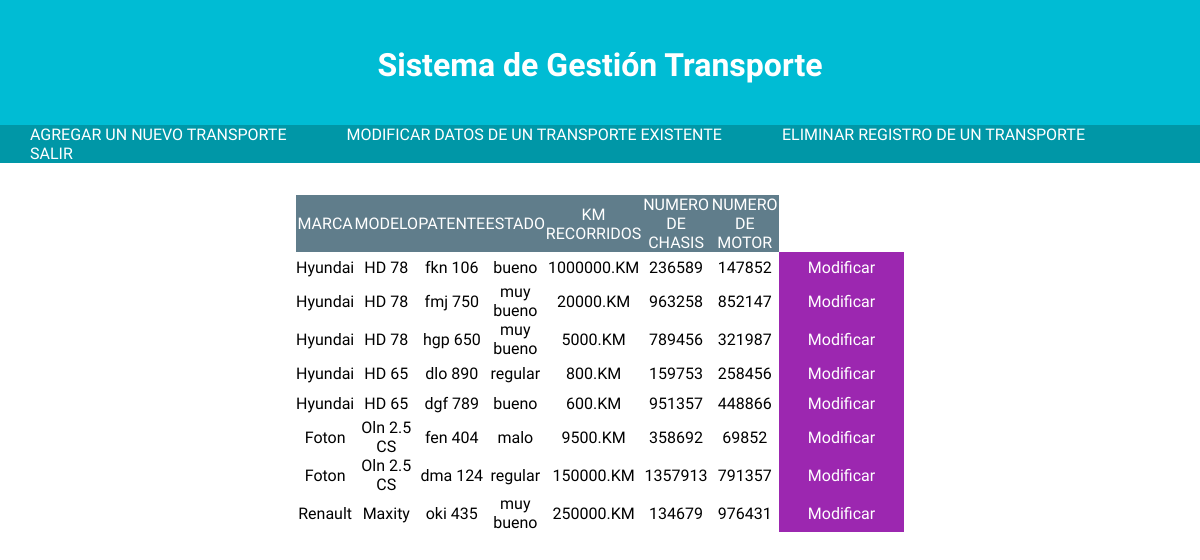
Page /Web/php/ADMINISTRADOR/GESTION/TRANSPORTES/modificar_transportes.php (signed in) on the earlier database version.
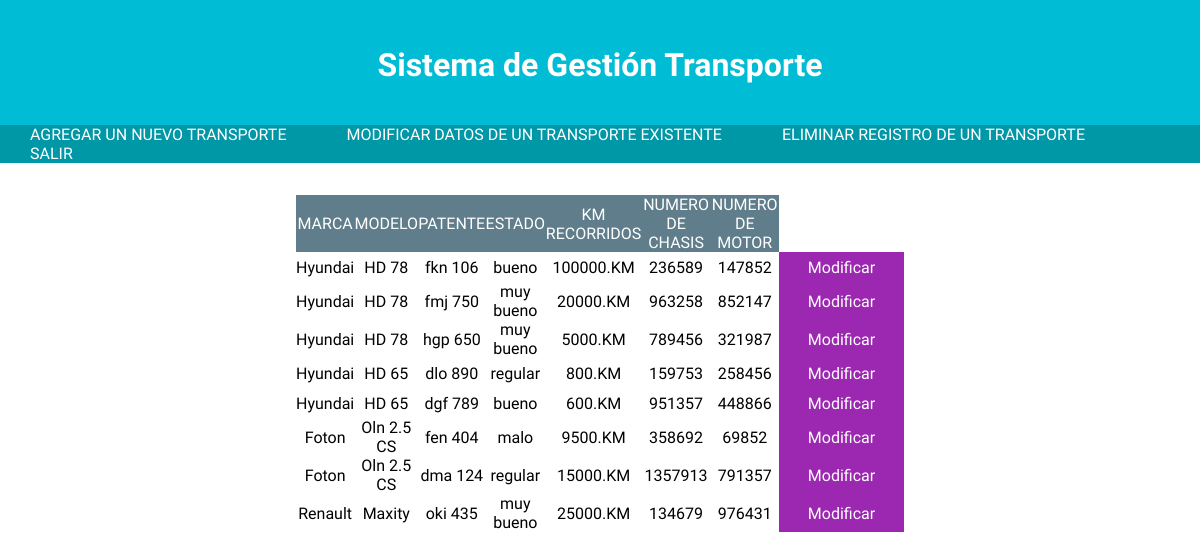
Same page on the later database version.
### tables this page shows
create table if not exists estado
(id_estado varchar(2) primary key,
	descripcion varchar(20));

create table if not exists transporte
    (id_transporte int primary key,
     id_vehiculo int,
     id_estado varchar(2),
     num_chasis int,
     num_motor int,
     anio_fabricacion int,
     patente varchar(30) unique,
     km_recorridos int,
     constraint id_vehiculo_fk foreign key(id_vehiculo) references vehiculo (id_vehiculo)
     ON DELETE CASCADE
	 ON UPDATE CASCADE,
     constraint id_estado_fk foreign key (id_estado) references estado (id_estado)
	 ON DELETE CASCADE
	 ON UPDATE CASCADE
);

create table if not exists marca
(id_marca int primary key,
 descripcion varchar(30)
 );

create table if not exists modelo
	(id_modelo int primary key,
     descripcion varchar (30)
);

### Web/php/rutas.php (called while the page is built, shortened)
<?php
			   $menu_modificacion_transporte ="menu_modificacion_transportes.php";
?>

### Web/php/ADMINISTRADOR/GESTION/TRANSPORTES/modificar_transportes.php (the view, shortened to what this page needs)
<html>
<head>
<?php include ("transportes_datos.php"); ?>
</head>
<body>
	<div id="divContenedor">
		<div class="divTabla">
		<?php include ("../../../rutas.php");
		 $consulta_transporte = mysql_query ("SELECT M.descripcion marca,MO.descripcion modelo, T.patente patente,T.id_transporte ID,E.descripcion estado,T.km_recorridos km,T.num_chasis chasis,T.num_motor motor
											 FROM estado E inner join
												  transporte T on E.id_estado = T.id_estado inner join
											      vehiculo V on T.id_vehiculo = V.id_vehiculo inner join
											      marca M on V.id_marca = M.id_marca inner join
											      modelo MO on V.id_modelo = MO.id_modelo")or die (mysql_error());
			if ($row = mysql_fetch_array($consulta_transporte)){
			echo "<table border = '1'> \n";
			echo "<tr><td>MARCA</td><td>MODELO</td><td>PATENTE</td><td>ESTADO</td><td>KM RECORRIDOS</td><td>NUMERO DE CHASIS</td><td>NUMERO DE MOTOR</td></tr>\n";
			do{
				echo "<tr><td>".$row["marca"]."</td><td>".$row["modelo"]."</td><td>".$row["patente"]."</td><td>".$row["estado"]."</td><td>".$row["km"].".KM</td><td>".$row["chasis"]."</td><td>".$row["motor"]."</td><td class='tBotonModif'><a href='".$menu_modificacion_transporte ."?ID=".$row["ID"]."' class = 'tLink' >Modificar</a></td></tr> \n";
			} while ($row = mysql_fetch_array($consulta_transporte));
			echo "</table> \n";
		} else {
			echo "<h3> No se encontraron registros </h3>";
		}
	?>
</div>
</div>
</body>
</html>

Differences in the rows shown:
changed through a linked row, estado "bueno": transporte.km_recorridos "1000000" → "100000"
changed through a linked row, estado "muy bueno": transporte.km_recorridos "250000" → "25000"
changed through a linked row, estado "regular": transporte.km_recorridos "150000" → "15000"
